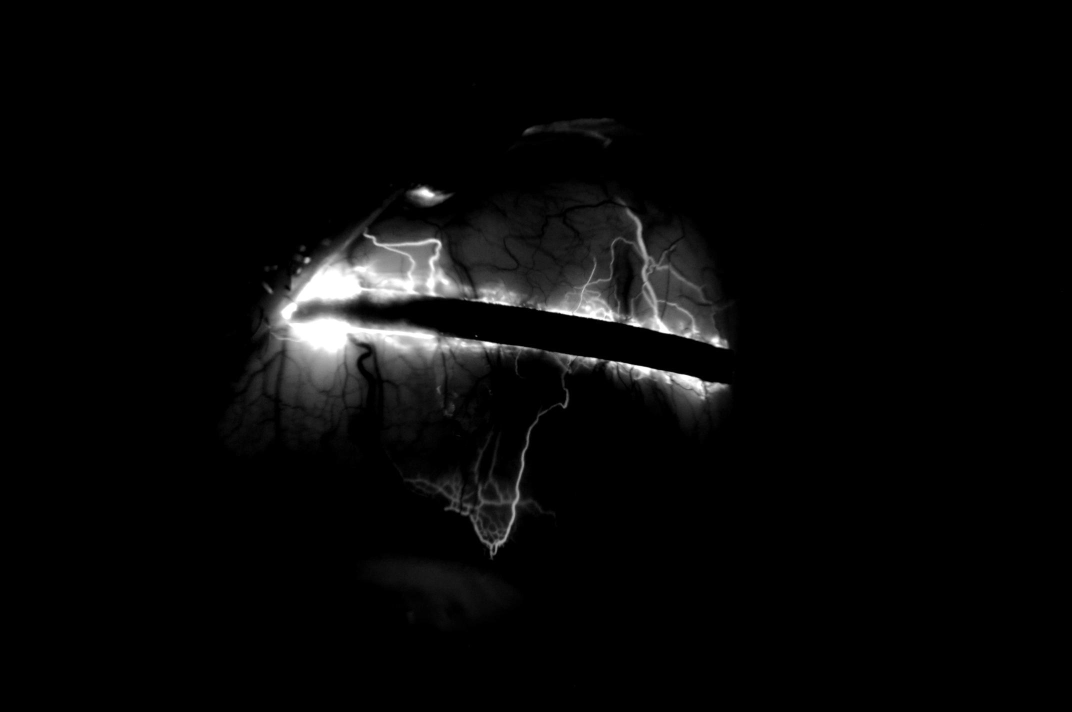
#> input picture image/0122_20191112_114226_Fluorescein_001 (2).JPG, 2144 x 1424 px (shown at 1/2 size)
$ python new_interface_demo.py   (older library calls are emulated)
#> lines starting #> are read from the running program, lines starting #| are printed output that depends on the picture; after the words box and inside, x2 and y2 are one past the last pixel; in counts of white or black regions, pixels touching at a corner belong together
# https://github.com/Antoniii/Medicine-App/blob/master/README.md

# conda create -n TEST python=3.5
### conda activate TEST

# pip install Pillow
# pip install cx-Freeze

from pathlib import Path
from tkinter import filedialog
from tkinter import *
from PIL import ImageTk, Image, ImageFont, ImageDraw
from time import time

root = Tk()

current_dir = Path.cwd() # путь текущей директории
filename = filedialog.askopenfilename(initialdir = current_dir, # initialdir = "/run/media/rick/DATA/Kazahi"
 title = "Select imagefile", filetypes = (("JPG files", "*.JPG"),("jpeg files", "*.jpeg"),
 										("jpg files", "*.jpg"),("png files", "*.png"),
 										("bmp files", "*.bmp"),("all files", "*.*")))
#> the answer given: image/0122_20191112_114226_Fluorescein_001 (2).JPG
N_size = 850
size = (N_size, N_size)
radius = 350
p_x = 550
p_y = 500
antialias = 3
# percent = 100
# square = 555
diameter = 15 # mm

def prepare_mask(size, antialias = 2):
    mask = Image.new('L', (size[0] * antialias, size[1] * antialias), 0)
    #p = 390
    parametr = (mask.size[0] - p_x, mask.size[1] - p_y)
    ImageDraw.Draw(mask).ellipse((radius, radius) + parametr, fill=255)
    #print(p)
    # print((radius, radius) + parametr)
    return mask.resize(size, Image.ANTIALIAS)

def crop(im, s):
    w, h = im.size
    k = w / s[0] - h / s[1]
    if k > 0: im = im.crop(((w - h) / 2, 0, (w + h) / 2, h))
    elif k < 0: im = im.crop((0, (h - w) / 2, w, (h + w) / 2))
    return im.resize(s, Image.ANTIALIAS)


image = Image.open(filename).convert('L')
#> image is the input picture: PIL image 2144x1424 L; min 0, max 255, mean 8.2

k_size = 0.5 # коэффициент сжатия изображения
image = image.resize((int(image.size[0]*k_size),int(image.size[1]*k_size)))
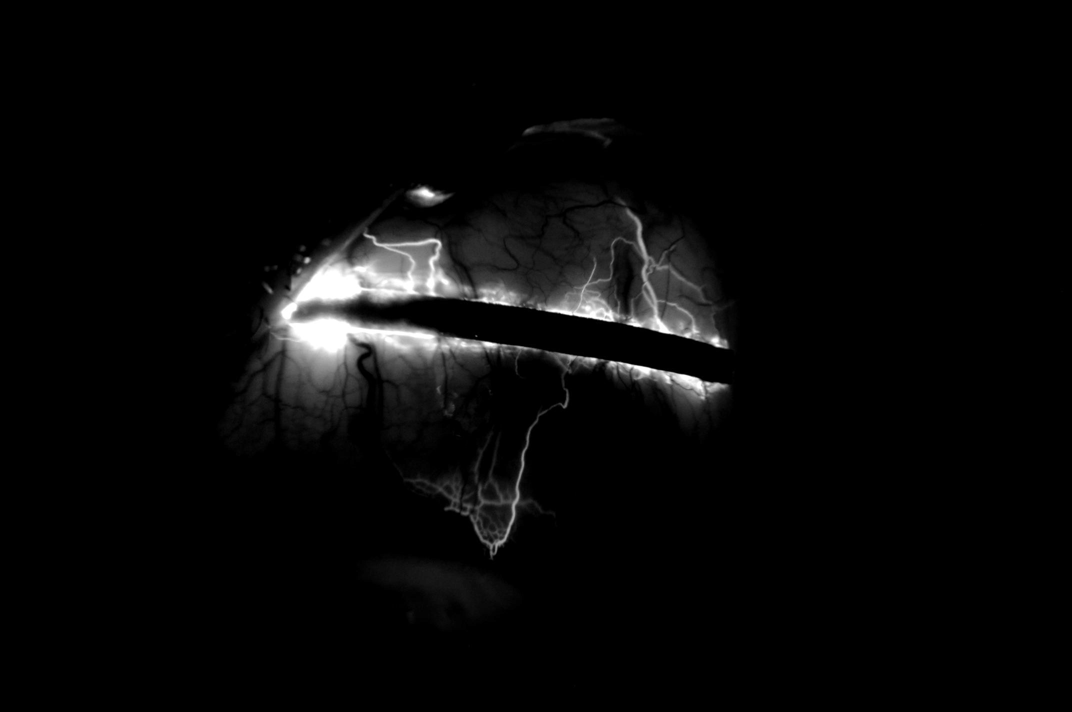
#> image: PIL image 1072x712 L; min 0, max 255, mean 8.2

root_y = 300
root.geometry('{}x{}'.format(image.size[0],int(image.size[1]+root_y)))
canvas = Canvas(root,width=image.size[0],height=image.size[1])
canvas.pack()

image = crop(image, size)
#> in crop, `if k > 0: im = im.crop(((w - h) / 2, 0, (w + h) / 2, h))`:
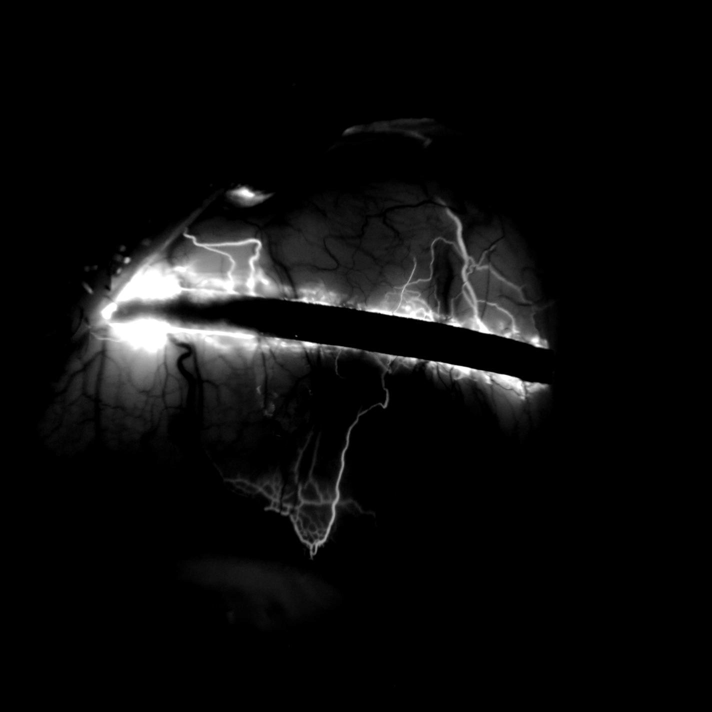
#> im: PIL image 712x712 L; min 0, max 255, mean 12.3
image.putalpha(prepare_mask(size, antialias))
#> in prepare_mask, `mask = Image.new('L', (size[0] * antialias, size[1] * antialias), 0)`: mask: PIL image 2550x2550 L; every value is 0
#> in prepare_mask, `ImageDraw.Draw(mask).ellipse((radius, radius) + parametr, fill=255)`:
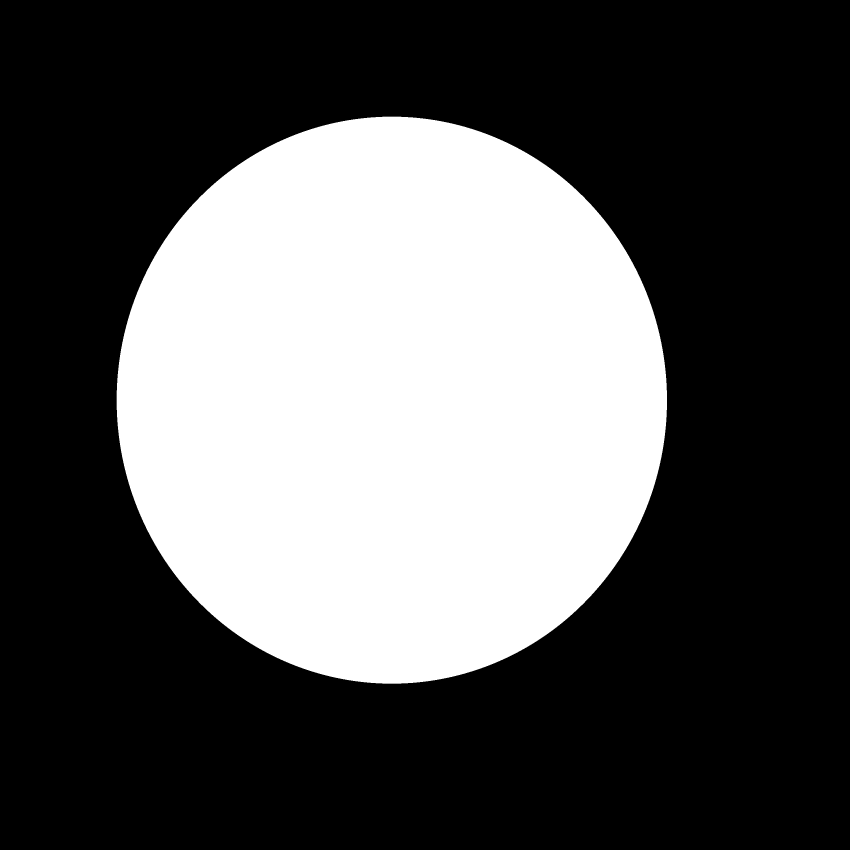
#> mask: PIL image 2550x2550 L (shown at 1/3 size); 33.9% white; 1 white region, box (x1, y1, x2, y2) and area: (350, 350, 2001, 2051) 2205443
#> in prepare_mask, `return mask.resize(size, Image.ANTIALIAS)`:
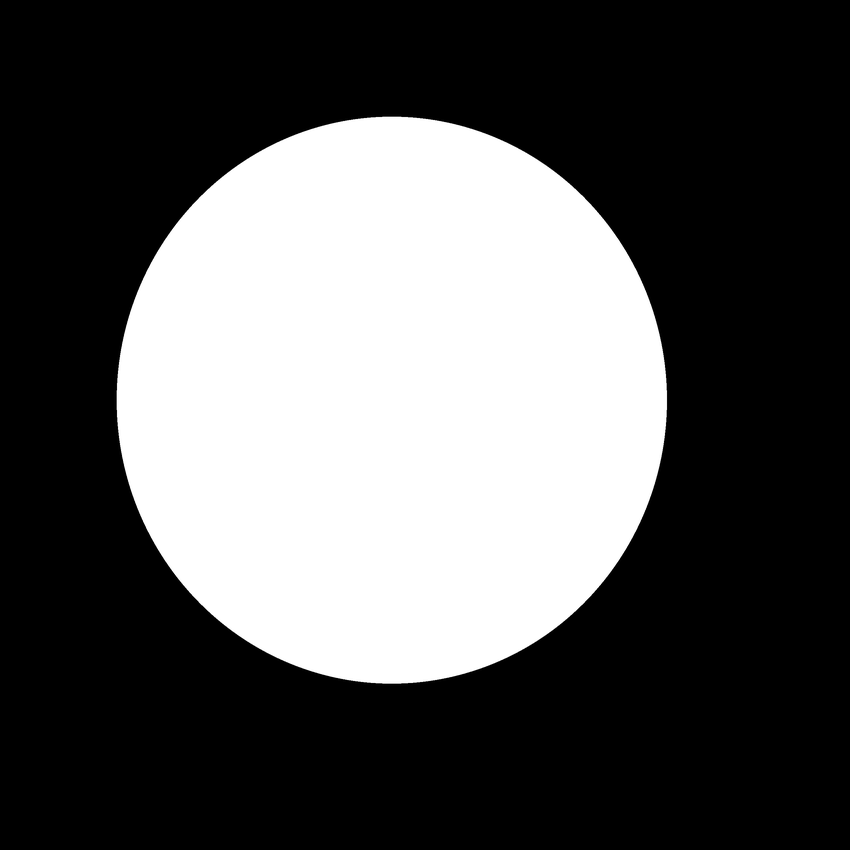
#> returned value: PIL image 850x850 L; min 0, max 255, mean 86.5
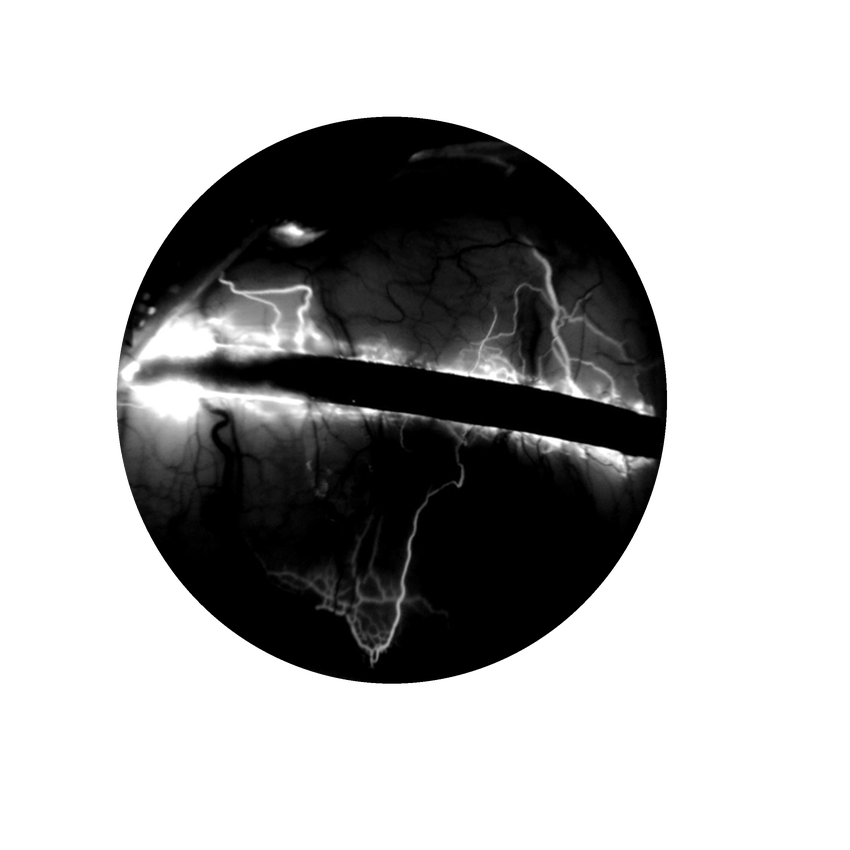
#> image: PIL image 850x850 LA; mean R, G, B, A 12.3, 12.3, 12.3, 86.5; transparent parts drawn white
image = image.convert('L')

pilimage = ImageTk.PhotoImage(image)
# kx_imagesprite = 0.5
# ky_imagesprite = 0.5
#imagesprite = canvas.create_image(int(image.size[0]*kx_imagesprite),int(image.size[1]*ky_imagesprite),image=pilimage)
imagesprite = canvas.create_image(0,0,image=pilimage, anchor=NW)

container = Frame() # создаём контейнер на главном окне для расположения кнопок и полей ввода
container.pack(side='top', fill='both', expand=True)

M = 255 # условие max
L = 0 # min

########################################################################

lbl1 = Label(container, text="Max = ")
lbl1.grid(column=6, row=1)

def get_val_motion(event):
	global M
	M = scal.get()

scal = Scale(container, orient=HORIZONTAL, length=int(image.size[0]*0.6), from_=0, to=255,
			tickinterval=1, resolution=1)
scal.bind("<B1-Motion>", get_val_motion)
scal.grid(column=7, row=1)

########################################################################

lbl2 = Label(container, text="Min = ")
lbl2.grid(column=6, row=2)

def get_val_motion_1(event_1):
	global L
	L = scal1.get()

scal1 = Scale(container, orient=HORIZONTAL, length=int(image.size[0]*0.6), from_=0, to=255,
			tickinterval=1, resolution=1)
scal1.bind("<B1-Motion>", get_val_motion_1)
scal1.grid(column=7, row=2)

########################################################################

# [39 lines left out: function my_callback2, not called in this run]

button2 = Button(container , text="Result" , command=my_callback2)
button2.grid(row=1 ,column=0)

########################################################################

# [7 lines left out: function my_callback3, not called in this run]

button3 = Button(container , text="Source" , command=my_callback3)
button3.grid(row=1 ,column=1)

########################################################################

# [7 lines left out: function my_callback4, not called in this run]

button4 = Button(container , text="Save Result" , command=my_callback4)
button4.grid(row=1 ,column=2)

########################################################################

# [21 lines left out: function my_callback5, not called in this run]

button5 = Button(container , text="Open New Image" , command=my_callback5)
button5.grid(row=2 ,column=0)

########################################################################

lbl7 = Label(container, text="Calibration (current diameter = 15 mm):")  # калибровка
lbl7.grid(column=0, row=3)

lbl8 = Label(container, text="Diameter = ")
lbl8.grid(column=0, row=4)

txt8 = Entry(container,width=5)
txt8.grid(column=1, row=4)

lbl8 = Label(container, text="mm")
lbl8.grid(column=2, row=4)

# [4 lines left out: function clicked8, not called in this run]

btn8 = Button(container, text="Input diameter", command=clicked8)
btn8.grid(column=3, row=4)

root.mainloop()

$ run again, on image/0122_20191112_114432_Fluorescein_001 (4).JPG
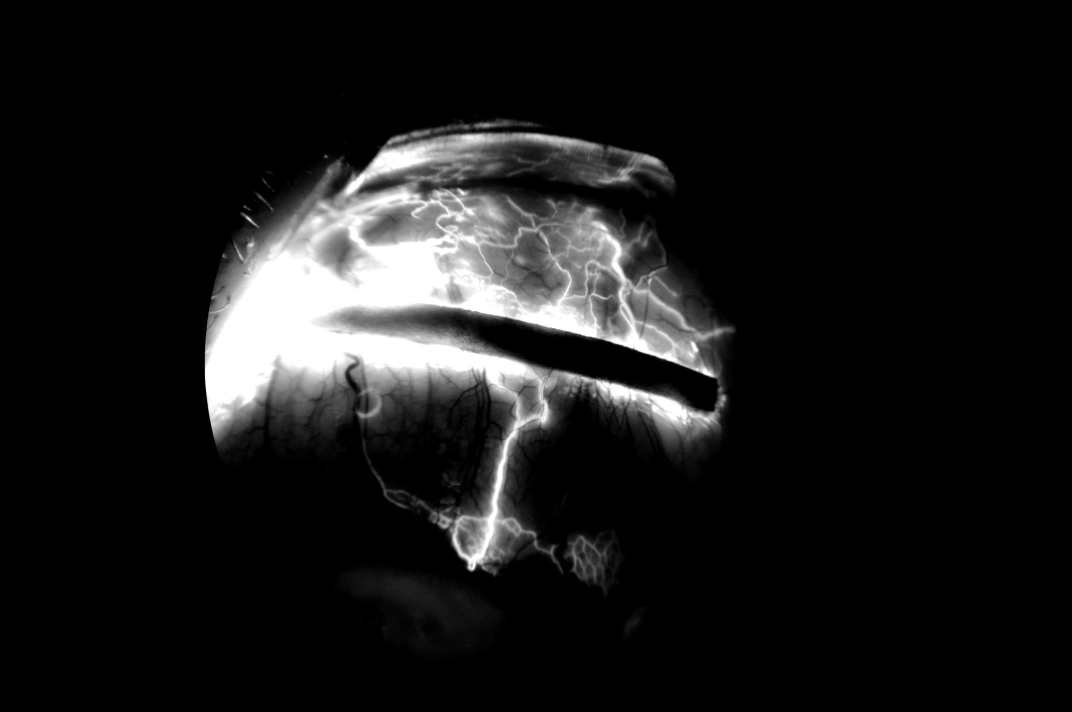
#> input picture image/0122_20191112_114432_Fluorescein_001 (4).JPG, 2144 x 1424 px (shown at 1/2 size)
#> image is the input picture: PIL image 2144x1424 L; min 0, max 255, mean 25
#> in crop, `if k > 0: im = im.crop(((w - h) / 2, 0, (w + h) / 2, h))`:
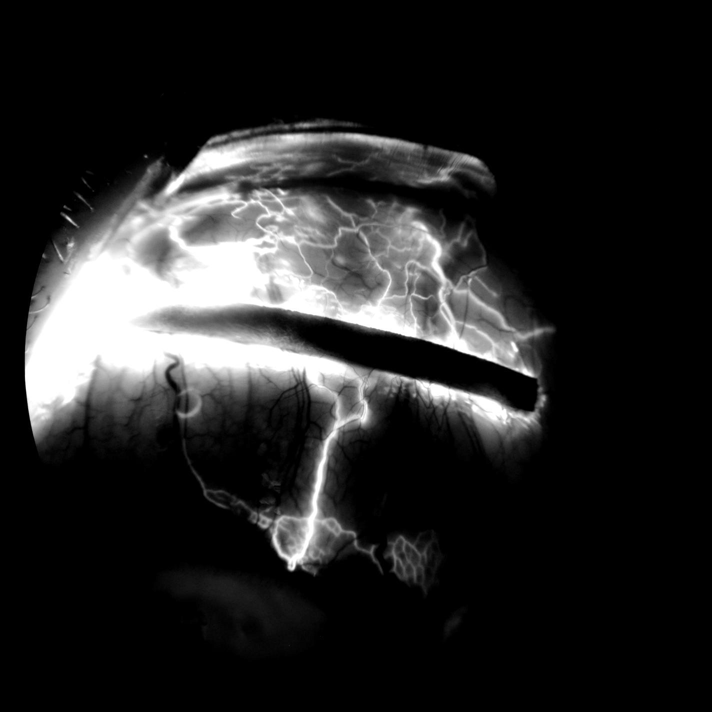
#> im: PIL image 712x712 L; min 0, max 255, mean 37.7
#> `image.putalpha(prepare_mask(size, antialias))`:
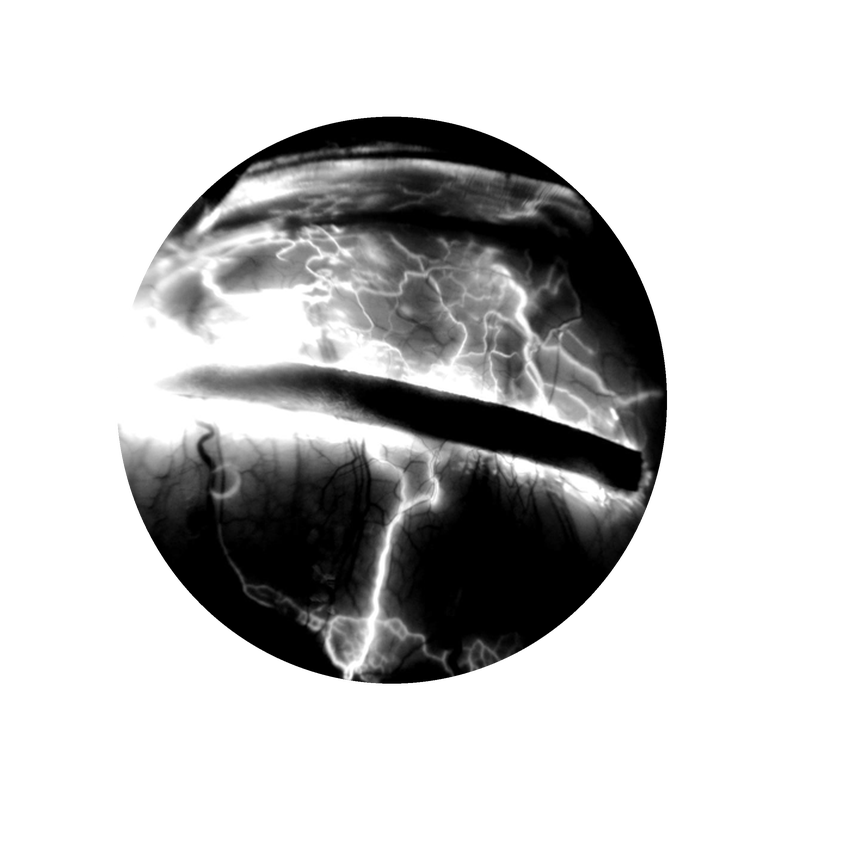
#> image: PIL image 850x850 LA; mean R, G, B, A 37.7, 37.7, 37.7, 86.5; transparent parts drawn white
